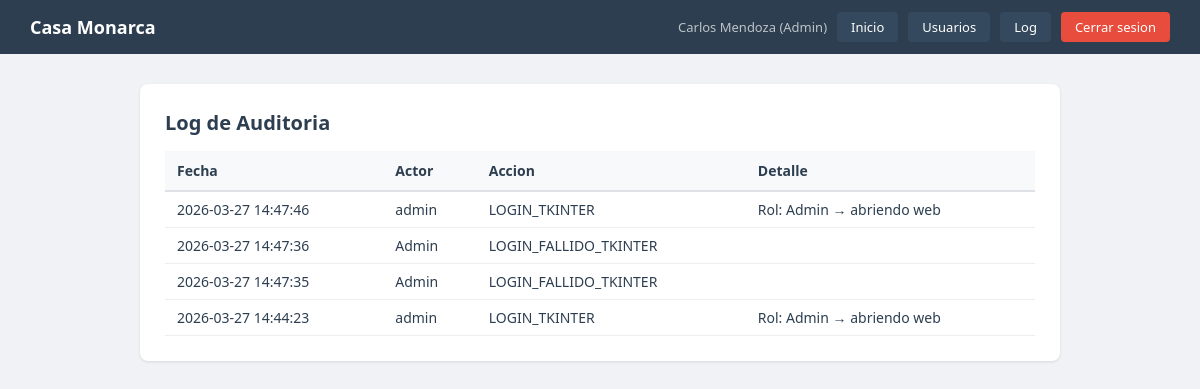
Page /log (signed in) on the committed database.
### tables this page shows
CREATE TABLE log_auditoria (
            id INTEGER PRIMARY KEY AUTOINCREMENT, fecha TEXT NOT NULL,
            actor TEXT NOT NULL, accion TEXT NOT NULL, detalle TEXT DEFAULT ''
        );

### puente_tkinter_flask.py (the view)
@flask_app.route("/log")
def log_auditoria():
    if "nombre_usuario" not in session:
        return redirect(url_for("login_web"))
    conn = obtener_conexion()
    registros = [dict(r) for r in conn.execute(
        "SELECT * FROM log_auditoria ORDER BY id DESC LIMIT 50").fetchall()]
    conn.close()
    return render_template("log.html", registros=registros, tiene_permiso=tiene_permiso)

### puente_tkinter_flask.py (called while the page is built)
def asegurar_directorios():
    (DIRECTORIO_BASE / "datos").mkdir(exist_ok=True)

def obtener_conexion():
    asegurar_directorios()
    conn = sqlite3.connect(str(DB_PATH))
    conn.row_factory = sqlite3.Row
    return conn

def tiene_permiso(accion):
    rol = session.get("rol", "Externo")
    return accion in PERMISOS.get(rol, set())

@flask_app.context_processor
def inyectar_helpers():
    return dict(tiene_permiso=tiene_permiso)

### templates/log.html (shortened to what this page needs)
{% extends "base.html" %}
{% block contenido %}
<div class="card">
    <h2>Log de Auditoria</h2>
    {% if registros %}
    <table>
        <thead><tr><th>Fecha</th><th>Actor</th><th>Accion</th><th>Detalle</th></tr></thead>
        <tbody>
            {% for r in registros %}
            <tr>
                <td>{{ r.fecha }}</td>
                <td>{{ r.actor }}</td>
                <td>{{ r.accion }}</td>
                <td>{{ r.detalle }}</td>
            </tr>
            {% endfor %}
        </tbody>
    </table>
    {% else %}
    <p style="color:#95a5a6;">El log esta vacio.</p>
    {% endif %}
</div>
{% endblock %}

### templates/base.html (style rules this page uses)
* { margin: 0; padding: 0; box-sizing: border-box; }
body { font-family: 'Segoe UI', Tahoma, Geneva, Verdana, sans-serif; background: #f0f2f5; color: #2c3e50; }
.card { background: white; border-radius: 8px; padding: 25px; box-shadow: 0 1px 3px rgba(0,0,0,0.1); margin-bottom: 20px; }
.card h2 { font-size: 20px; margin-bottom: 15px; color: #2c3e50; }
table { width: 100%; border-collapse: collapse; font-size: 14px; }
th { background: #f8f9fa; text-align: left; padding: 10px 12px; border-bottom: 2px solid #dee2e6; }
td { padding: 8px 12px; border-bottom: 1px solid #eee; }

### rows in the picture
log_auditoria: fecha "2026-03-27 14:47:46", actor "admin", accion "LOGIN_TKINTER", detalle "Rol: Admin → abriendo web"
log_auditoria: fecha "2026-03-27 14:47:36", actor "Admin", accion "LOGIN_FALLIDO_TKINTER"
log_auditoria: fecha "2026-03-27 14:47:35", actor "Admin", accion "LOGIN_FALLIDO_TKINTER"
log_auditoria: fecha "2026-03-27 14:44:23", actor "admin", accion "LOGIN_TKINTER", detalle "Rol: Admin → abriendo web"

### other values in the picture
{{ session.nombre }} "Carlos Mendoza"
{{ session.rol }} "Admin"
